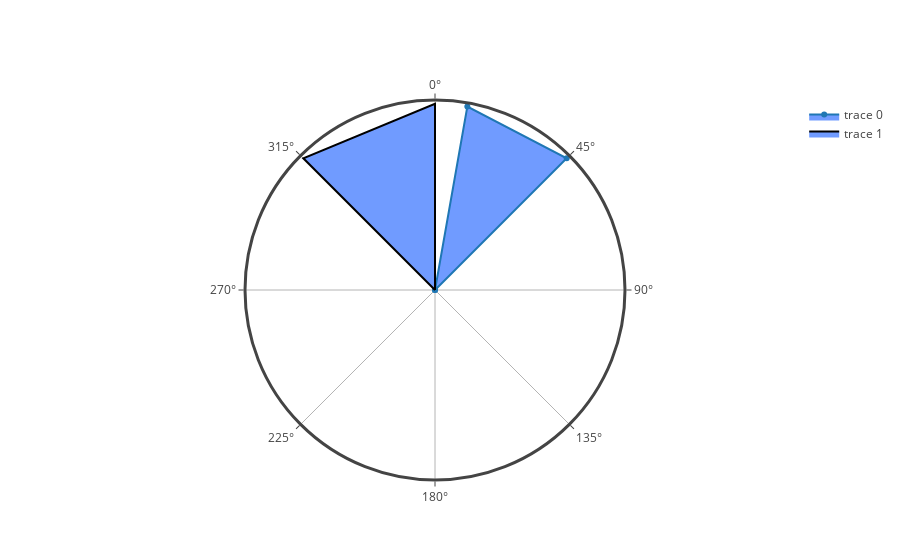

Write notebook code for a chart like this one.
### Code cell
plotly.offline.iplot({
    "data": [
        go.Scatterpolar(
        r = [0, 1.5, 1.5, 0],
        theta = [0, 10, 45, 0],
        fill = 'toself',
        fillcolor = '#709BFF',
        text = 'test'
    ),
        go.Scatterpolar(
        r = [0, 1.5, 1.5, 0],
        theta = [1, -45, 0, 0],
        mode = 'lines',
        fill = 'toself',
        fillcolor = '#709BFF',
        line =  dict(
            color = 'black'
        )
    ),

    ],
    "layout": layout
})

### Figure 1 — Plotly figure (JSON) as saved in the notebook; plotly's stock layout.template omitted (floating-point values rounded to 4 significant figures)
{"data": [{"fill": "toself", "fillcolor": "#709BFF", "r": [0, 1.5, 1.5, 0], "text": "test", "theta": [0, 10, 45, 0], "type": "scatterpolar", "uid": "2707ab14-2677-4026-b624-479300129e6f"}, {"fill": "toself", "fillcolor": "#709BFF", "line": {"color": "black"}, "mode": "lines", "r": [0, 1.5, 1.5, 0], "theta": [1, -45, 0, 0], "type": "scatterpolar", "uid": "a1fcda59-3a38-4538-b0aa-4e79a5d224e8"}], "layout": {"polar": {"angularaxis": {"direction": "clockwise", "linewidth": 3, "visible": true}, "radialaxis": {"visible": false}}}}
